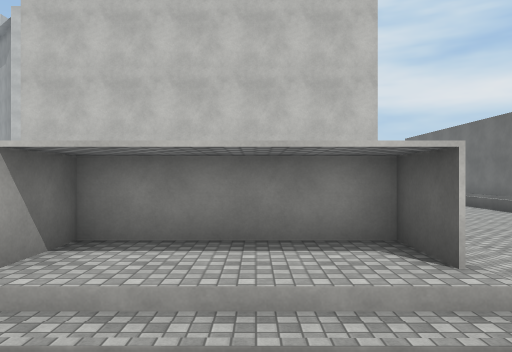
view 1 (above)

24 first-person views from a walk through a 3-D level made in the Unity game engine. The camera is 1.5 m above the floor, looks level and sees 70° across. The floor is counted in squares, 2 m on a side. Each view is taken from the middle of a square. On the plan, view 1 faces up. The plan holds only what a view shows up to about 11 squares ahead; the rest is blank. The place goes on beyond the plan. The player character is not drawn. Surface patterns are stand-ins for the level's own textures.

view 2
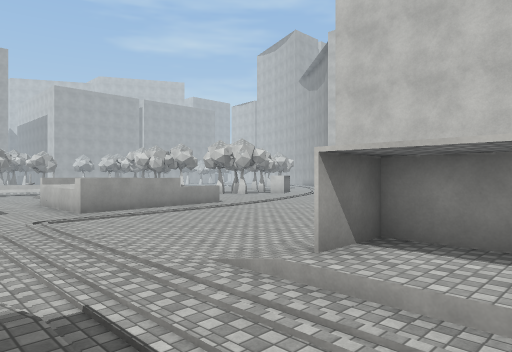

view 3
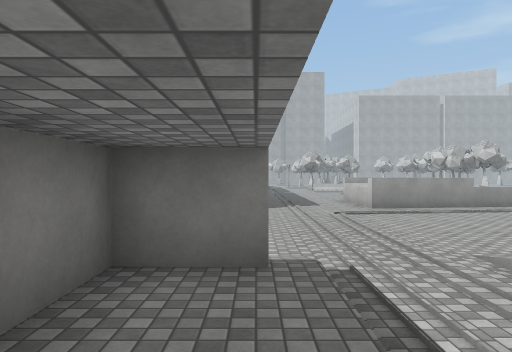

view 4
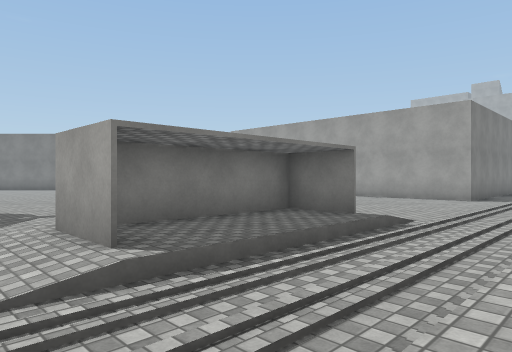

view 5
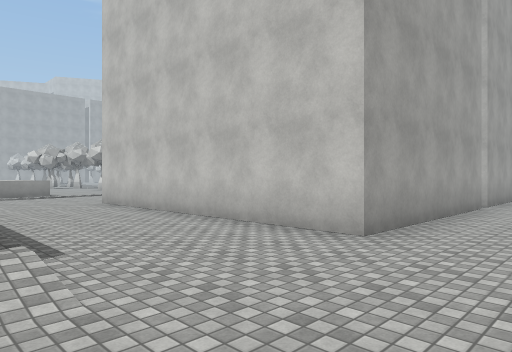

view 6
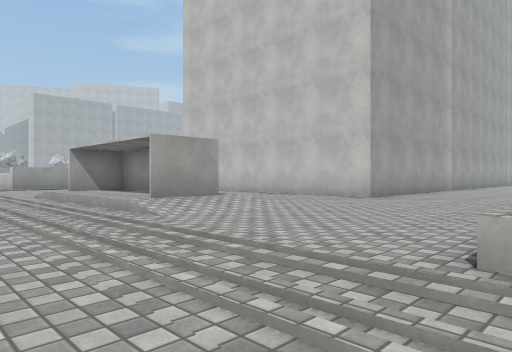

view 7
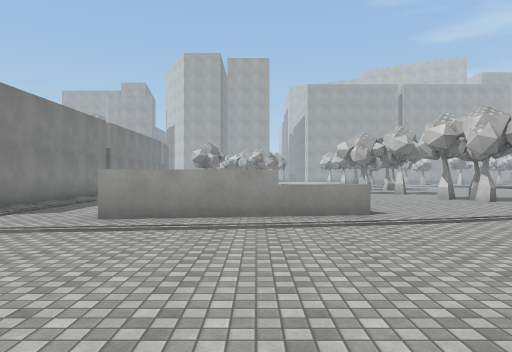

view 8
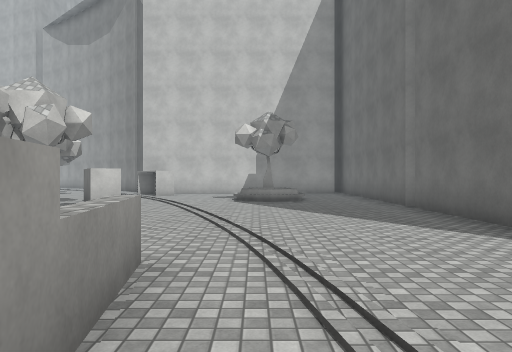

view 9
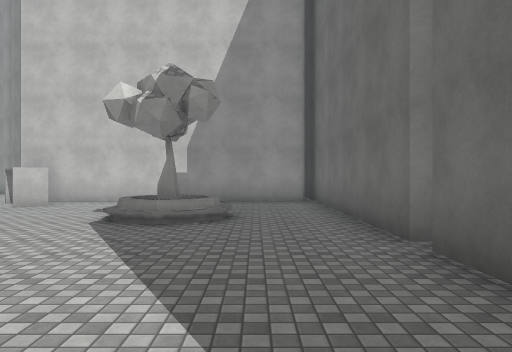

view 10
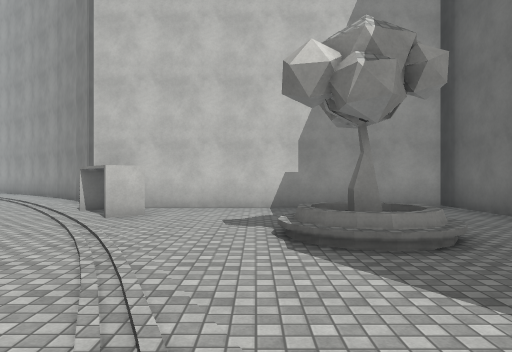

view 11
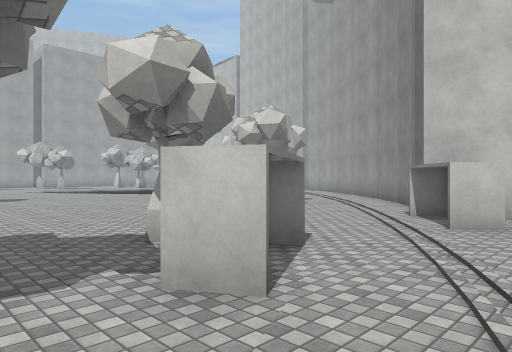

view 12
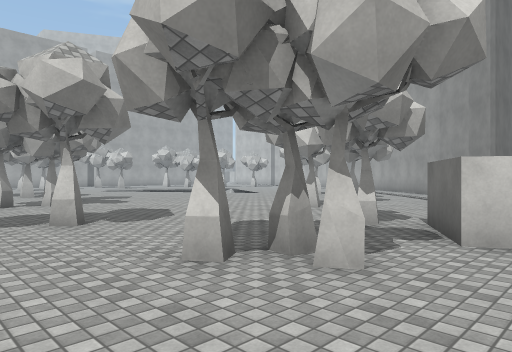

view 13
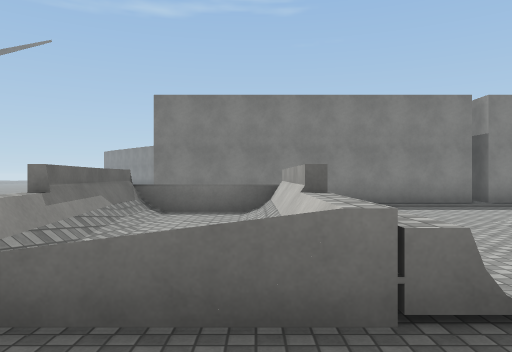

view 14
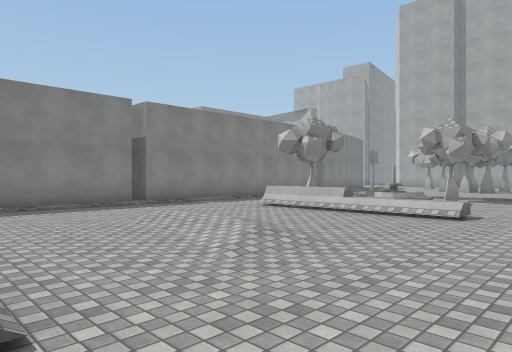

view 15
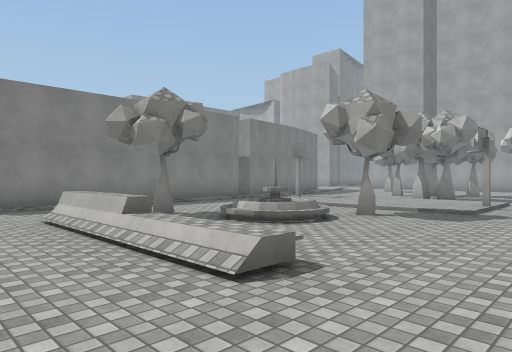

view 16
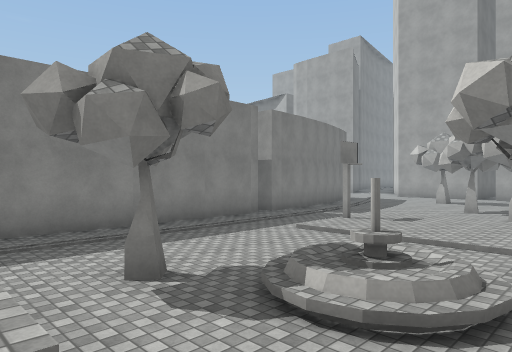

view 17
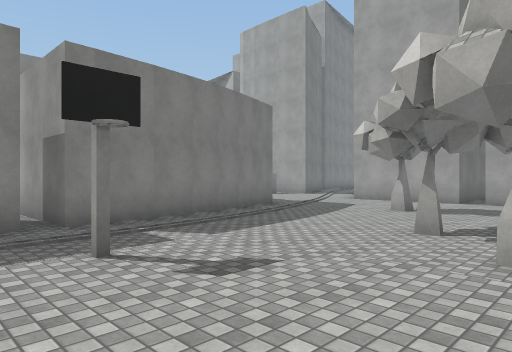

view 18
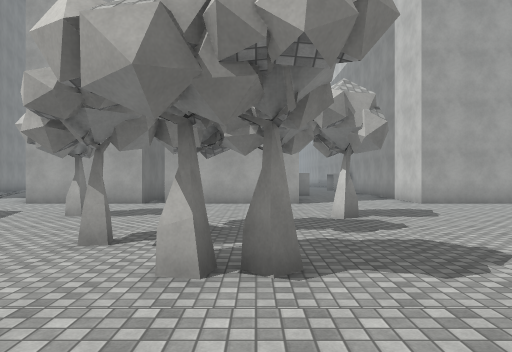

view 19
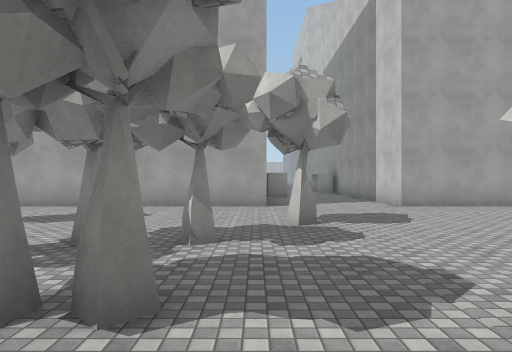

view 20
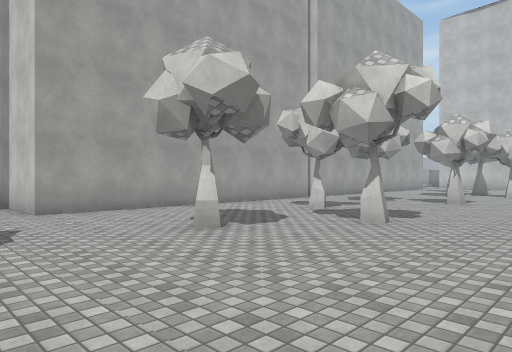

view 21
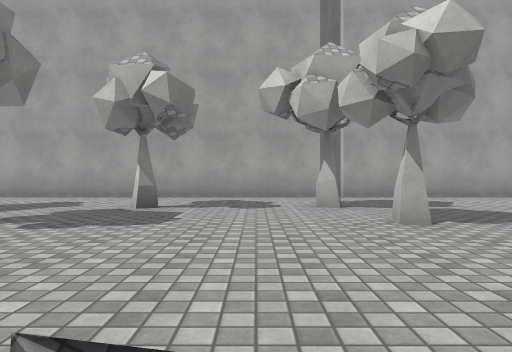

view 22
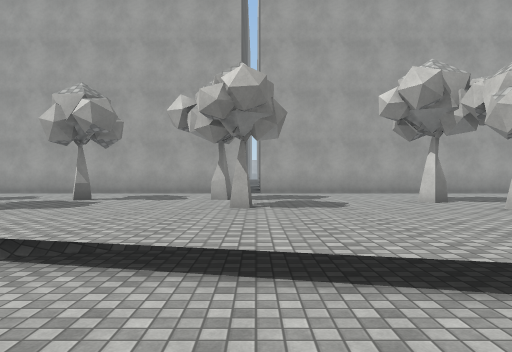

view 23
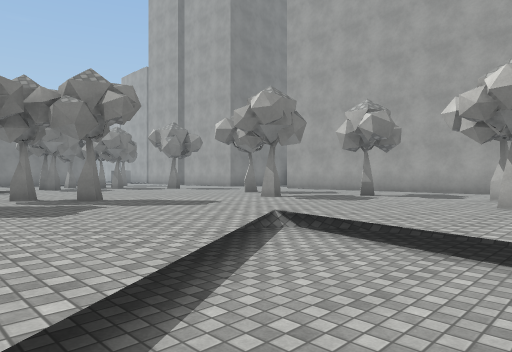

view 24
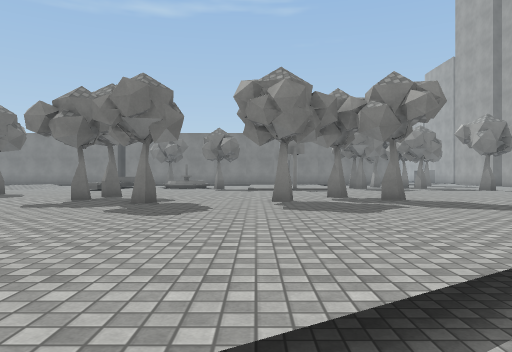

### Floor plan
Key: @ floor where view 1 was taken; # wall or solid block; . main floor; : floor 0.25 m higher than the main floor; - floor 0.5 m lower than the main floor; / step, stairs or slope; = window, fence, low wall or low ledge; ^ raised ledge; O other object.
Columns run from 40 left of view 1 to 7 right of it. Each row starts with its distance up from view 1.
 27   O.
 26   O..
 25   O...
 24   O...#..               O
 23   O.......             ..OO
 22   O......../           ...O
 21   O........-- -        ...OOOOOOOOOO
 20 OOO....#...---/.        ..##.......O
 19   O..#..../--/...       ...#.......O
 18   O.......//..... ....  ....... /..O
 17   O......./............#.......O/..O      O
 16   O..#....................#....//..O      O.
 15   O....#.................###.......O      O.
 14   O.............#..................O      O.
 13   O........#.#....#.......#........O      O.
 12   O...#.....#.....#...#..#.........O      O...
 11 OOO..................#.............O      O... =
 10  ............      .. . ...........O      O....=
  9  ............ .....................       O....
  8  .....#....//#/...../......^==^....OOOOOOOO....
  7   #......../...#..../.../..^=.^................
  6   #.......#/....///./..//..^=.#................
  5   #....#..//.... O/./..//.. =.#......//////....
  4   #.....#../......#.=.. /.. =.=....../#####....
  3   ........./.#............. ........./#:::#....=
  2   O..#..........................................
  1   O.............................................
  0   O...........OOOOOOOOOOOOOOOOO.......#:@:#....-
 -1   O.  .OOOOOOO       OO        O..... #####
 -2       O     O                    ...

Where each view was taken, in squares from view 1:
view 1: 0 up, 0 right, facing up
view 2: 0 up, 0 right, facing up-left
view 3: 0 up, 1 right, facing left
view 4: 3 up, 3 right, facing down-left
view 5: 4 up, 5 right, facing up-left
view 6: 0 up, 7 right, facing up-left
view 7: 6 up, 3 left, facing left
view 8: 5 up, 9 left, facing up
view 9: 10 up, 7 left, facing up
view 10: 12 up, 10 left, facing up
view 11: 13 up, 11 left, facing up-left
view 12: 10 up, 12 left, facing up-left
view 13: 10 up, 12 left, facing down
view 14: 10 up, 13 left, facing down-left
view 15: 10 up, 18 left, facing down-left
view 16: 7 up, 20 left, facing down-left
view 17: 6 up, 26 left, facing down-left
view 18: 6 up, 27 left, facing left
view 19: 7 up, 28 left, facing left
view 20: 9 up, 30 left, facing up-left
view 21: 18 up, 29 left, facing left
view 22: 20 up, 27 left, facing left
view 23: 21 up, 26 left, facing down-left
view 24: 21 up, 26 left, facing down
